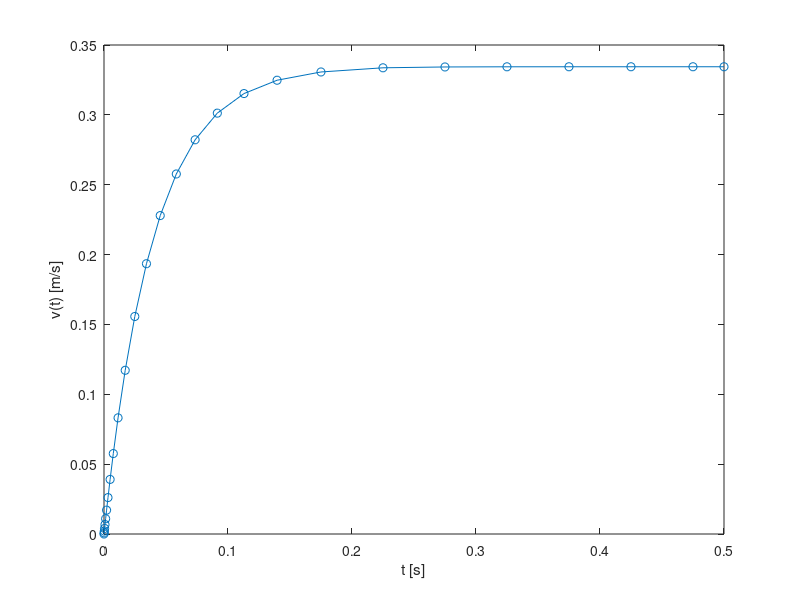

Write the MATLAB code that produced this figure.
% Built-in numerical solution of the Stokes problem
g=9.81;%m.s^-2
r=0.005;%m
eta=1100*1e-3;%1 Centipoise =1 mPa s
rhos=7.85e3;%kg/m^3
rhof=1.10e3;%kg/m^3
v0 = 0;% meters per second
tspan =[0  0.5];% seconds
f=@(t,v)((rhos-rhof)/rhos*g - (9*eta)/(2*r^2*rhos)*v);
[t,v] = ode23 (f, tspan, [v0]');
plot(t,v,'o-')
xlabel('t [s]'),ylabel('v(t) [m/s]')
    